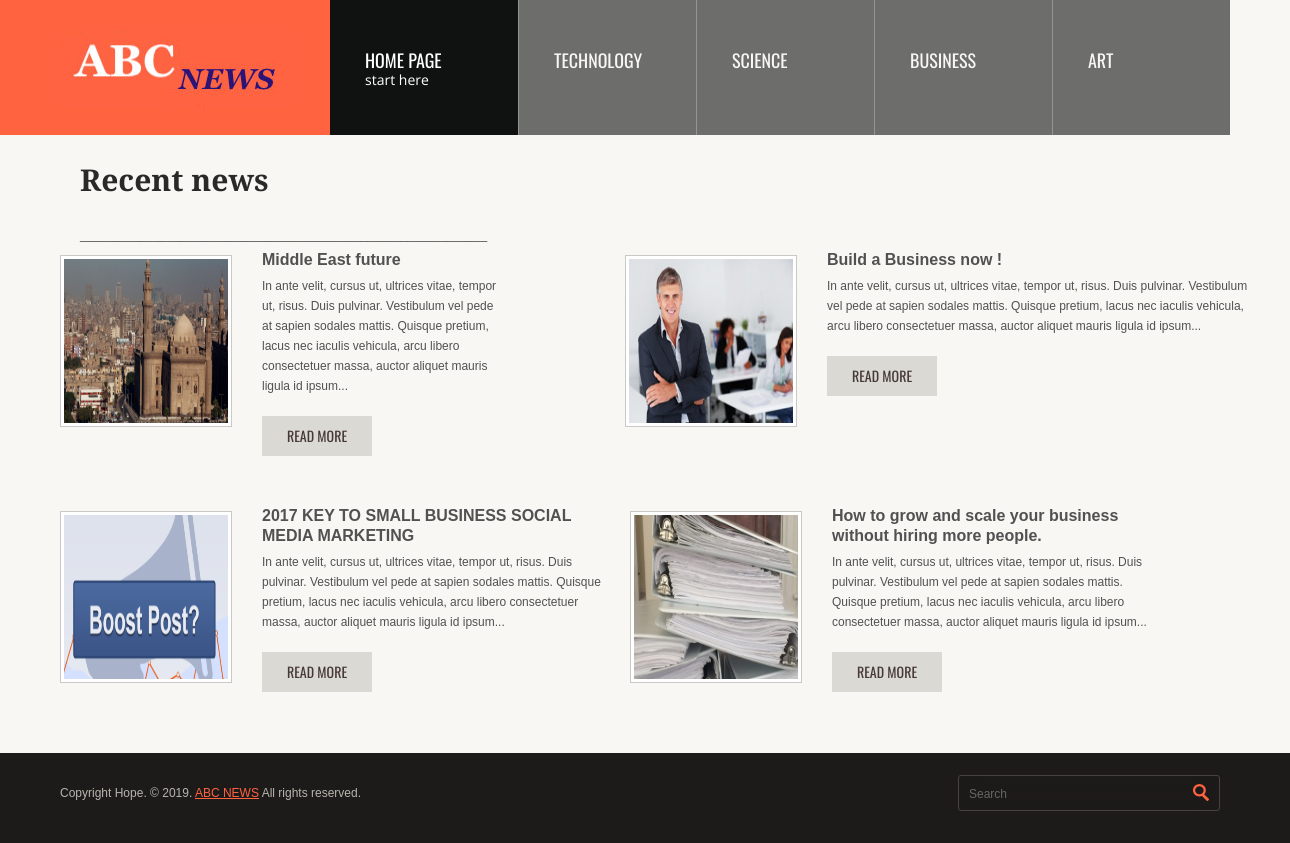
The app's page /newsapp/business with its own data.
### newsapp/models.py (models this page shows, shortened)
class News(models.Model):
    popular = models.BooleanField(default=False)
    category = models.CharField(max_length=200)
    title = models.CharField(max_length=200)
    pub_date = models.DateTimeField('date published')
    news_image = models.ImageField(upload_to = "images/", blank=True, null=True)
    content_short =  models.CharField(max_length=300)
    content_long = models.CharField(max_length=3000)

### newsapp/views.py (the view)
# urls.py: path('business', views.business, name='business'),
def business(request):
    items= News.objects.filter(category="business")
    template = loader.get_template('newsapp/business.html')
    context = {
       'items': items,
    }
    return HttpResponse(template.render(context, request))

### newsapp/templates/newsapp/business.html (shortened to what this page needs)
<!DOCTYPE html>
<html lang="en">
<head>
	{% load static %}
	<link rel="stylesheet"   href="{% static 'newsapp/css/bootstrap.css' %}"  type="text/css" media="screen">
	<link rel="stylesheet"  href="{% static 'newsapp/css/responsive.css' %}"   type="text/css" media="screen">
	<link rel="stylesheet"   href="{% static 'newsapp/css/camera.css' %}"  type="text/css" media="screen">
    <link rel="stylesheet" href="{% static 'newsapp/css/style.css' %}" type="text/css" media="screen">
</head>
<div class="bg">
<header>
    <div class="container">
    	<div class="row">
        	<div class="span3">
            	<div class="clearfix">
									<div class="clearfix header-block-pad">
											{% load staticfiles %}
										 <a href="{% url 'newsapp:index' %}"><img src="{% static 'newsapp/images/logo.jpg' %}" alt=""></a>
									</div>
							</div>
					</div>
			    <div class="span9" id="nav_section">
              <div class="navbar navbar_ clearfix">
                <div class="navbar-inner navbar-inner_">
                    <div class="nav-collapse nav-collapse_ collapse">
                        <ul class="nav sf-menu">
                          <li class="active">
                            <a href="{% url 'newsapp:index' %}">
                              Home Page
                              <span>start here</span>
                            </a>
                          </li>
                          <li >
                            <a href="{% url 'newsapp:tech'%}">
                              Technology
                            </a>
                          </li>
                          <li>
                            <a href="{% url 'newsapp:Sci'%}">
                              Science
                            </a>
                          </li>
                          <li>
                            <a href="{% url 'newsapp:business'%}">
                              Business
                            </a>
                          </li>
                          <li>
                            <a href="{% url 'newsapp:art'%}">
                          Art
                            </a>
                          </li>
                        </ul>
                    </div>
                </div>
              </div>
            </div>
      </div>
    </div>
</header>
<section id="content" style="position: relative; top:130px;" >
    <div class="container">
      <div class="row ">
        <div class="clearfix ">
            <h2 style="position: relative; left:50px;">Recent news </h2>
            <p style="position: relative; left:50px; top:5px;">_____________________________________________________________</p>
            {% if items %}
            <div class="span5 " >
            {% for item in items %}
            {% if forloop.counter < 3 %}
            {% if forloop.counter == 2 %}
            <div style="position: relative; left:95px;">
                      <img src="{{ item.news_image.url }}"  alt="" style="width: 164px; height:164px;" border="0" class="alignleft photo" />
                      <p class="max-size1">
                          <strong>{{item.title}}</strong>
                          {{item.content_short}}
                      </p>
                      <a href="{% url 'newsapp:newsdetails' item.id %}" class="read">read more</a>
                      <div class="padcontent"></div>
                    </div>
                      </div>
                      {% else %}
                      <div >
                          <img src="{{ item.news_image.url }}"  alt="" style="width: 164px; height:164px;" border="0" class="alignleft photo" />
                          <p class="max-size1">
                              <strong>{{item.title}}</strong>
                              {{item.content_short}}
                          </p>
                          <a href="{% url 'newsapp:newsdetails' item.id %}" class="read">read more</a>
                          <div class="padcontent"></div>
                        </div>
                          </div>
                      {% endif %}
          {% else %}
          {% if forloop.counter == 3 %}
          <div class="span6 " >
              {% endif %}
            <img src="{{ item.news_image.url }}" alt="" style="width: 164px; height:164px;"  border="0" class="alignleft photo" />
            <p class="max-size1">
                <strong>{{item.title}}</strong>
                {{item.content_short}}            </p>
            <a href="{% url 'newsapp:newsdetails' item.id %}" class="read">read more</a>
            <div class="padcontent"></div>
          </div>
        {% endif %}
        {% endfor %}
        {% else %}
        <p>No recent news are available.</p>
    {% endif %}
      </div>
    </div>
  <div id="copyright" style="position: relative; top:140px;">
      <div class="container">
        <div class="row">
          <div class="span9">
              <p>
                Copyright Hope. &copy; 2019. <a href="https://google.com" onclick="return false" >ABC NEWS</a> All rights reserved.
              </p>
          </div>
          <div class="span3">
              <form id="search-form" action="{% url 'newsapp:search' %}" method="GET" accept-charset="utf-8" class="navbar-form" >
                <input type="text" name="search" value="" placeholder="Search" id="search1" >
                <a href="{% url 'newsapp:search' %}" onclick="return false" ></a>
              </form>
          </div>
        </div>
      </div>
    </div>
</body>
</html>

### newsapp/static/newsapp/css/responsive.css (style rules this page uses)
@media (min-width: 1200px) { .row { margin-left: -30px; *zoom: 1; } }
@media (min-width: 1200px) { .row:before, .row:after { display: table; content: ""; line-height: 0; } }
@media (min-width: 1200px) { .row:after { clear: both; } }
@media (min-width: 1200px) { [class*="span"] { float: left; min-height: 1px; margin-left: 30px; } }
@media (min-width: 1200px) { .container, .navbar-static-top .container, .navbar-fixed-top .container, .navbar-fixed-bottom .container { width: 1170px; } }
@media (min-width: 1200px) { .span9 { width: 870px; } }
@media (min-width: 1200px) { .span6 { width: 570px; } }
@media (min-width: 1200px) { .span5 { width: 470px; } }
@media (min-width: 1200px) { .span3 { width: 270px; } }
@media (min-width: 1200px) { input, textarea, .uneditable-input { margin-left: 0; } }
@media (min-width: 980px) { .nav-collapse.collapse { height: auto ; overflow: visible !important; } }

### records on screen
News: news_image (picture), title "Middle East future", content_short "In ante velit, cursus ut, ultrices vitae, tempor ut, risus. Duis pulvinar. Vestibulum vel pede at sapien sodales mattis. Quisque pretium, lacus nec iaculis vehicula, arcu libero consectetuer massa, auctor aliquet mauris ligula id ipsum..."
News: news_image (picture), title "Build a Business now !", content_short "In ante velit, cursus ut, ultrices vitae, tempor ut, risus. Duis pulvinar. Vestibulum vel pede at sapien sodales mattis. Quisque pretium, lacus nec iaculis vehicula, arcu libero consectetuer massa, auctor aliquet mauris ligula id ipsum..."
News: news_image (picture), title "2017 KEY TO SMALL BUSINESS SOCIAL MEDIA MARKETING", content_short "In ante velit, cursus ut, ultrices vitae, tempor ut, risus. Duis pulvinar. Vestibulum vel pede at sapien sodales mattis. Quisque pretium, lacus nec iaculis vehicula, arcu libero consectetuer massa, auctor aliquet mauris ligula id ipsum..."
News: news_image (picture), title "How to grow and scale your business without hiring more people.", content_short "In ante velit, cursus ut, ultrices vitae, tempor ut, risus. Duis pulvinar. Vestibulum vel pede at sapien sodales mattis. Quisque pretium, lacus nec iaculis vehicula, arcu libero consectetuer massa, auctor aliquet mauris ligula id ipsum..."
